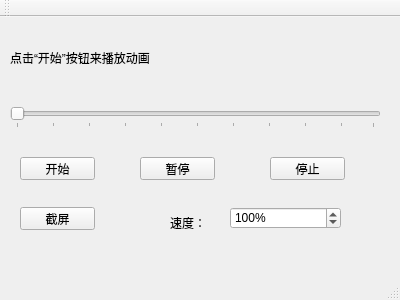
<?xml version="1.0" encoding="UTF-8"?>
<ui version="4.0">
 <class>MainWindow</class>
 <widget class="QMainWindow" name="MainWindow">
  <property name="geometry">
   <rect>
    <x>0</x>
    <y>0</y>
    <width>400</width>
    <height>300</height>
   </rect>
  </property>
  <property name="windowTitle">
   <string>MainWindow</string>
  </property>
  <widget class="QWidget" name="centralWidget">
   <widget class="QLabel" name="label">
    <property name="geometry">
     <rect>
      <x>10</x>
      <y>10</y>
      <width>381</width>
      <height>61</height>
     </rect>
    </property>
    <property name="text">
     <string>点击“开始”按钮来播放动画</string>
    </property>
   </widget>
   <widget class="QSlider" name="horizontalSlider">
    <property name="geometry">
     <rect>
      <x>10</x>
      <y>90</y>
      <width>371</width>
      <height>21</height>
     </rect>
    </property>
    <property name="orientation">
     <enum>Qt::Horizontal</enum>
    </property>
    <property name="tickPosition">
     <enum>QSlider::TicksBelow</enum>
    </property>
    <property name="tickInterval">
     <number>10</number>
    </property>
   </widget>
   <widget class="QPushButton" name="pushButton">
    <property name="geometry">
     <rect>
      <x>20</x>
      <y>140</y>
      <width>75</width>
      <height>23</height>
     </rect>
    </property>
    <property name="text">
     <string>开始</string>
    </property>
   </widget>
   <widget class="QPushButton" name="pushButton_2">
    <property name="geometry">
     <rect>
      <x>140</x>
      <y>140</y>
      <width>75</width>
      <height>23</height>
     </rect>
    </property>
    <property name="text">
     <string>暂停</string>
    </property>
    <property name="checkable">
     <bool>true</bool>
    </property>
   </widget>
   <widget class="QPushButton" name="pushButton_3">
    <property name="geometry">
     <rect>
      <x>270</x>
      <y>140</y>
      <width>75</width>
      <height>23</height>
     </rect>
    </property>
    <property name="text">
     <string>停止</string>
    </property>
   </widget>
   <widget class="QPushButton" name="pushButton_4">
    <property name="geometry">
     <rect>
      <x>20</x>
      <y>190</y>
      <width>75</width>
      <height>23</height>
     </rect>
    </property>
    <property name="text">
     <string>截屏</string>
    </property>
   </widget>
   <widget class="QLabel" name="label_2">
    <property name="geometry">
     <rect>
      <x>170</x>
      <y>200</y>
      <width>54</width>
      <height>12</height>
     </rect>
    </property>
    <property name="text">
     <string>速度：</string>
    </property>
   </widget>
   <widget class="QSpinBox" name="spinBox">
    <property name="geometry">
     <rect>
      <x>230</x>
      <y>190</y>
      <width>111</width>
      <height>22</height>
     </rect>
    </property>
    <property name="suffix">
     <string>%</string>
    </property>
    <property name="maximum">
     <number>999</number>
    </property>
    <property name="value">
     <number>100</number>
    </property>
   </widget>
  </widget>
  <widget class="QMenuBar" name="menuBar">
   <property name="geometry">
    <rect>
     <x>0</x>
     <y>0</y>
     <width>400</width>
     <height>19</height>
    </rect>
   </property>
  </widget>
  <widget class="QToolBar" name="mainToolBar">
   <attribute name="toolBarArea">
    <enum>TopToolBarArea</enum>
   </attribute>
   <attribute name="toolBarBreak">
    <bool>false</bool>
   </attribute>
  </widget>
  <widget class="QStatusBar" name="statusBar"/>
 </widget>
 <layoutdefault spacing="6" margin="11"/>
 <resources/>
 <connections/>
</ui>
